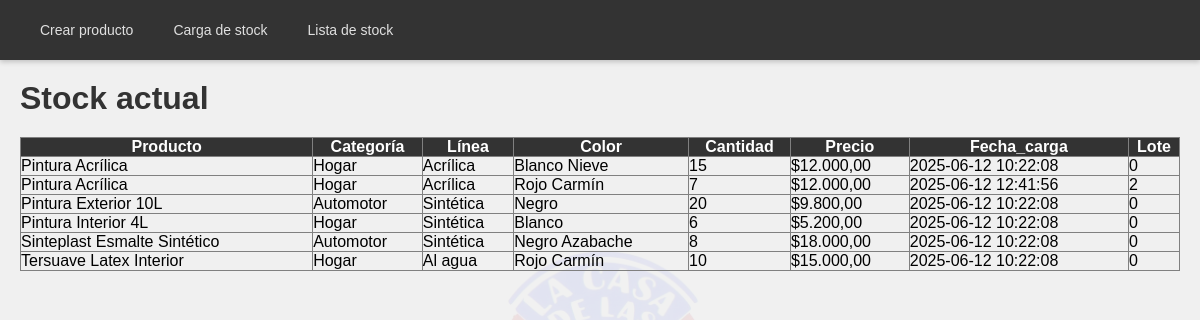
Screenshot of /inicio_empleado.php with the database file from the repository.
### tables this page shows
CREATE TABLE `stock` (
  `idstock` int(11) NOT NULL,
  `idproducto` int(11) NOT NULL,
  `idcolor` int(11) NOT NULL,
  `cantidad` int(11) NOT NULL DEFAULT 0,
  `fecha_carga` datetime DEFAULT current_timestamp(),
  `lote` int(10) NOT NULL
);

CREATE TABLE `productos` (
  `idproducto` int(11) NOT NULL,
  `descripcion` varchar(100) NOT NULL,
  `idcategorias` int(11) NOT NULL,
  `idlinea` int(11) NOT NULL,
  `precio` decimal(10,2) NOT NULL
);

CREATE TABLE `categorias` (
  `idcategorias` int(11) NOT NULL,
  `descripcion` varchar(100) NOT NULL
);

CREATE TABLE `linea` (
  `idlinea` int(11) NOT NULL,
  `descripcion` varchar(100) NOT NULL
);

CREATE TABLE `color` (
  `idcolor` int(11) NOT NULL,
  `codigoDescripcion` varchar(100) NOT NULL
);

### inicio_empleado.php (the view, shortened to what this page needs)
<?php
include("conexion.php");
?>
<!DOCTYPE html>
<html lang="es">
<head>
    <link rel="stylesheet" href="style.css">
</head>
<body class="marca-de-agua">
    <nav class="navbar">
        <ul class="menu-container">
            <li class="menu-item">
                <a href="" class="menu-btn">Crear producto</a>
            </li>
            <li class="menu-item">
                <a href="carga_stock.php" class="menu-btn">Carga de stock</a>
            </li>
            <li class="menu-item">
                <a href="ver_stock.php" class="menu-btn">Lista de stock</a>
            </li>
        </ul>
    </nav>
    <div class="content">
        <h1>Stock actual</h1>
        <table border="1" cellpadding="10" cellspacing="0" style="width: 100%; background: transparent; border-collapse: collapse;">
            <tr style="background-color: #333; color: white;">
                <th>Producto</th>
                <th>Categoría</th>
                <th>Línea</th>
                <th>Color</th>
                <th>Cantidad</th>
                <th>Precio</th>
                <th>Fecha_carga</th>
                <th>Lote</th>
            </tr>
            <?php
            $sql = "SELECT
                    p.idproducto,
                    p.descripcion AS producto,
                    c.descripcion AS categoria,
                    l.descripcion AS linea,
                    col.codigoDescripcion AS color,
                    p.precio,
                    s.cantidad,
                    s.fecha_carga,
                    s.lote
                    FROM stock s
                    INNER JOIN productos p ON p.idproducto = s.idproducto
                    INNER JOIN categorias c ON c.idcategorias = p.idcategorias
                    INNER JOIN linea l ON l.idlinea = p.idlinea
                    INNER JOIN color col ON col.idcolor = s.idcolor
                    ORDER BY p.descripcion";
            $resultado = $conn->query($sql);
            if ($resultado && $resultado->num_rows > 0) {
                while ($fila = $resultado->fetch_assoc()) {
                    echo "<tr>";
                    echo "<td>" . htmlspecialchars($fila["producto"]) . "</td>";
                    echo "<td>" . htmlspecialchars($fila["categoria"]) . "</td>";
                    echo "<td>" . htmlspecialchars($fila["linea"]) . "</td>";
                    echo "<td>" . htmlspecialchars($fila["color"]) . "</td>";
                    echo "<td>" . $fila["cantidad"] . "</td>";
                    echo "<td>$" . number_format($fila["precio"], 2, ',', '.') . "</td>";
                    echo "<td>" . htmlspecialchars($fila['fecha_carga']) . "</td>";
                    echo "<td>" . htmlspecialchars($fila['lote']) . "</td>";
                    echo "</tr>";
                }
            } else {
                echo "<tr><td colspan='5'>No hay productos en stock.</td></tr>";
            }
            ?>
        </table>
    </div>
</body>
</html>

### style.css (style rules this page uses)
* { margin: 0; padding: 0; box-sizing: border-box; font-family: Arial, sans-serif; }
body { background-color: #f0f0f0; padding: 0; margin: 0; }
.navbar { background-color: #333; height: 60px; display: flex; justify-content: space-between; align-items: center; position: relative; box-shadow: 0 2px 5px rgba(0, 0, 0, 0.2); padding: 0 0 0 20px; }
.menu-container { display: flex; list-style: none; }
.menu-item { position: relative; }
.menu-btn { display: block; color: #e0e0e0; text-decoration: none; padding: 15px 20px; font-size: 14px; transition: background-color 0.2s; cursor: pointer; }
.content { padding: 20px; max-width: 1600px; margin: 0 auto; }
h1 { margin-bottom: 20px; color: #333; }
body.marca-de-agua { position: relative; min-height: 100vh; }
body.marca-de-agua::before { content: ""; position: absolute; top: 50%; left: 50%; transform: translate(-50%, -50%); background-image: url('img/Logo.jpg'); background-size: 300px; background-repeat: no-repeat; opacity: 0.08; width: 300px; height: 300px; z-index: 0; pointer-events: none; }
body.marca-de-agua .content, body.marca-de-agua form, body.marca-de-agua .navbar, body.marca-de-agua .main-footer { position: relative; z-index: 1; }

### rows the page displays
stock: idproducto.descripcion "Pintura Acrílica", categorias.descripcion "Hogar", linea.descripcion "Acrílica", idcolor.codigoDescripcion "Blanco Nieve", cantidad "15", idproducto.precio "12.000,00", fecha_carga "2025-06-12 10:22:08", lote "0"
stock: idproducto.descripcion "Pintura Acrílica", categorias.descripcion "Hogar", linea.descripcion "Acrílica", idcolor.codigoDescripcion "Rojo Carmín", cantidad "7", idproducto.precio "12.000,00", fecha_carga "2025-06-12 12:41:56", lote "2"
stock: idproducto.descripcion "Pintura Exterior 10L", categorias.descripcion "Automotor", linea.descripcion "Sintética", idcolor.codigoDescripcion "Negro", cantidad "20", idproducto.precio "9.800,00", fecha_carga "2025-06-12 10:22:08", lote "0"
stock: idproducto.descripcion "Pintura Interior 4L", categorias.descripcion "Hogar", linea.descripcion "Sintética", idcolor.codigoDescripcion "Blanco", cantidad "6", idproducto.precio "5.200,00", fecha_carga "2025-06-12 10:22:08", lote "0"
stock: idproducto.descripcion "Sinteplast Esmalte Sintético", categorias.descripcion "Automotor", linea.descripcion "Sintética", idcolor.codigoDescripcion "Negro Azabache", cantidad "8", idproducto.precio "18.000,00", fecha_carga "2025-06-12 10:22:08", lote "0"
stock: idproducto.descripcion "Tersuave Latex Interior", categorias.descripcion "Hogar", linea.descripcion "Al agua", idcolor.codigoDescripcion "Rojo Carmín", cantidad "10", idproducto.precio "15.000,00", fecha_carga "2025-06-12 10:22:08", lote "0"
